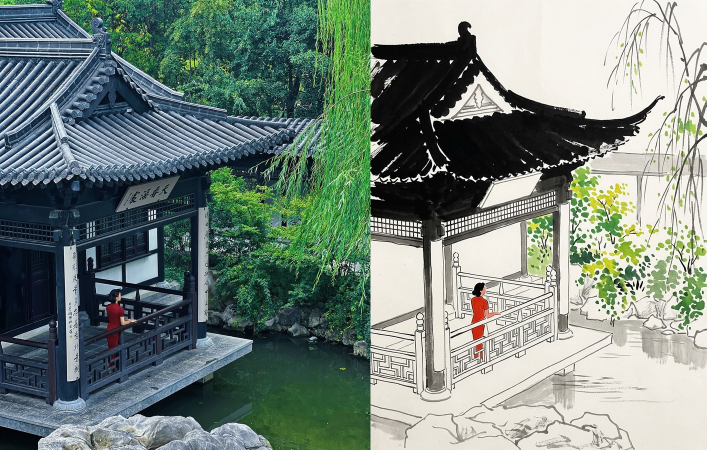
#> input picture assets/examples/01-pavilion-compare.jpg, 1413 x 900 px (shown at 1/2 size)
$ python make_plate.py --panel ../assets/examples/01-pavilion-compare.jpg --output out.png
#> lines starting #> are read from the running program, lines starting #| are printed output that depends on the picture
#!/usr/bin/env python3
"""Build a side-by-side comparison plate on a paper-toned ground.

Default output (used by the wuguanzhong-ink-translate skill):
  python3 make_plate.py -o out.jpg \
      --panel photo.jpg \
      --panel ink.png

The left panel is the original photograph; the right panel is the repainted ink
version. No labels, no title — just the two images with a small white gap
between them on a paper-toned background.

To add optional labels and a title:
  python3 make_plate.py -o out.jpg \
      --panel photo.jpg:实拍原片:photograph \
      --panel ink.png:江南水乡路:"after Wu · Jiangnan" \
      --title 吴冠中笔下的江南

Each --panel is IMAGE[:CN_LABEL[:EN_LABEL]]. Panels are scaled to equal height.
Requires Pillow.
"""
import argparse
import os
import sys

from PIL import Image, ImageDraw, ImageFont

PAPER = (247, 244, 236)
INK = (46, 44, 40)
GREY = (135, 130, 122)
RULE = (216, 211, 201)

FONT_CANDIDATES = [
    "/System/Library/Fonts/Supplemental/Songti.ttc",   # macOS
    "/System/Library/Fonts/STHeiti Medium.ttc",        # macOS fallback
    "/usr/share/fonts/opentype/noto/NotoSerifCJK-Regular.ttc",  # Linux
    "/usr/share/fonts/truetype/arphic/uming.ttc",      # Linux fallback
    r"C:\Windows\Fonts\simsun.ttc",                    # Windows
]


def resolve_font(explicit):
    for path in ([explicit] if explicit else []) + FONT_CANDIDATES:
        if path and os.path.exists(path):
            return path
    sys.exit("No CJK font found. Pass one with --font.")


def parse_panel(spec):
    parts = spec.split(":")
    path = parts[0]
    if not os.path.isfile(path):
        sys.exit(f"Panel image not found: {path}")
    return path, (parts[1] if len(parts) > 1 else ""), (parts[2] if len(parts) > 2 else "")


def main():
    ap = argparse.ArgumentParser()
    ap.add_argument("--panel", action="append", required=True,
                    help="IMAGE[:CN_LABEL[:EN_LABEL]] — repeat per panel")
    ap.add_argument("-o", "--output", required=True)
    ap.add_argument("--title", default="")
    ap.add_argument("--subtitle", default="")
    ap.add_argument("--height", type=int, default=1400, help="panel height in px")
    ap.add_argument("--gap", type=int, default=42,
                    help="white gap between panels (the visible separator)")
    ap.add_argument("--margin", type=int, default=20,
                    help="outer margin around the whole plate")
    ap.add_argument("--font", default=None)
    args = ap.parse_args()

    font_path = resolve_font(args.font)

    def font(size):
        return ImageFont.truetype(font_path, size)

    panels = [parse_panel(p) for p in args.panel]
    has_labels = any(cn or en for _, cn, en in panels)
    has_title = bool(args.title or args.subtitle)

    H = args.height
    images = []
    for path, _, _ in panels:
        im = Image.open(path).convert("RGB")
#> im is the input picture: PIL image 1413x900 RGB; mean R, G, B 118.7, 133.5, 125.3
        images.append(im.resize((max(1, int(im.width * H / im.height)), H), Image.LANCZOS))

    cap = 104 if has_labels else 0
    bot = 180 if has_title else (args.margin if has_labels else args.margin)

    total_w = args.margin * 2 + sum(i.width for i in images) + args.gap * (len(images) - 1)
#> total_w = 2238
    total_h = args.margin + H + cap + bot

    canvas = Image.new("RGB", (total_w, total_h), PAPER)
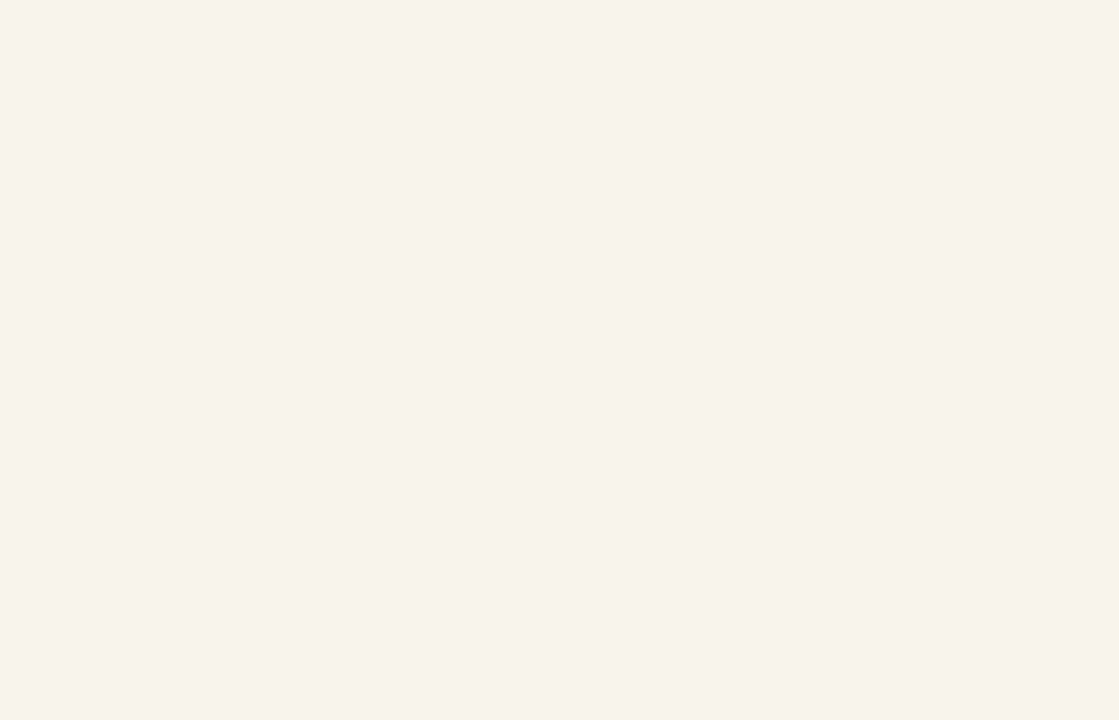
#> canvas: PIL image 2238x1440 RGB (shown at 1/2 size); mean R, G, B 247, 244, 236
    draw = ImageDraw.Draw(canvas)

    f_cn, f_en = font(38), font(23)
    x = args.margin
    for im, (_, cn, en) in zip(images, panels):
        canvas.paste(im, (x, args.margin))
        if cn or en:
            draw.line([(x, args.margin + H + 12), (x + im.width, args.margin + H + 12)],
                      fill=RULE, width=2)
        if cn:
            w = draw.textlength(cn, font=f_cn)
            draw.text((x + (im.width - w) / 2, args.margin + H + 32), cn, font=f_cn, fill=INK)
        if en:
            w = draw.textlength(en, font=f_en)
            draw.text((x + (im.width - w) / 2, args.margin + H + 82), en, font=f_en, fill=GREY)
        x += im.width + args.gap
#> this loop made 1 pass
#> (cn, en, x) on pass 1: ('', '', 2260)
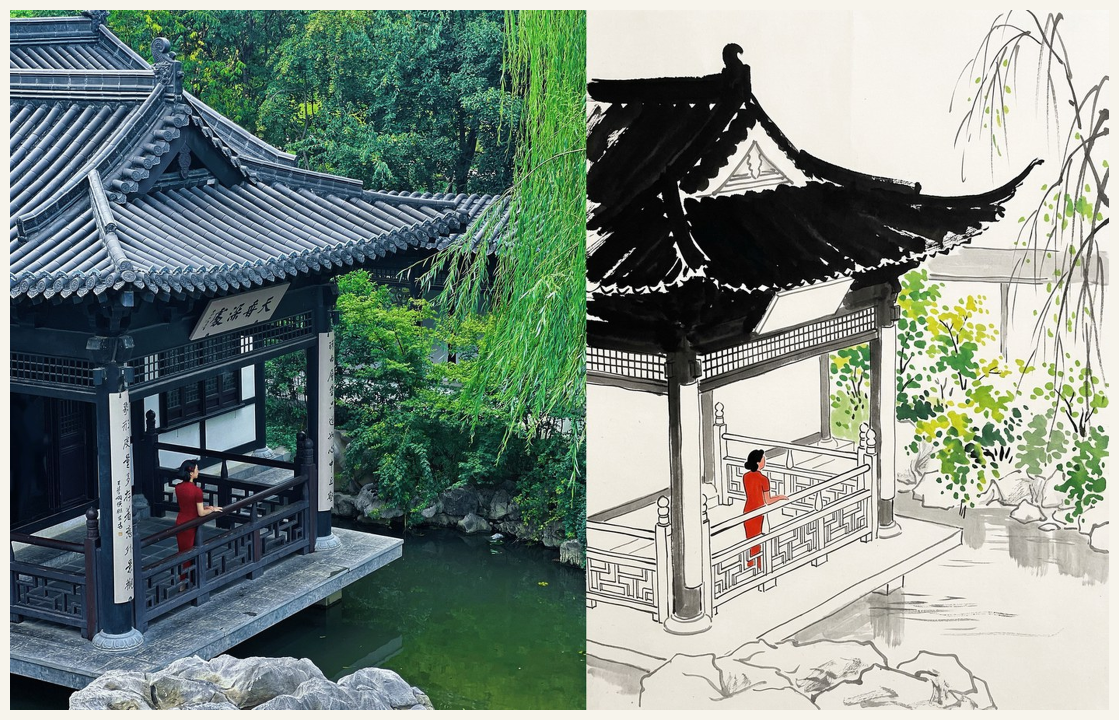
#> canvas: PIL image 2238x1440 RGB (shown at 1/2 size); mean R, G, B 124.5, 138.4, 130.3
#> after the loop, x = 2260

    if has_title:
        ty = args.margin + H + cap + 26
        if args.title:
            f_t = font(50)
            w = draw.textlength(args.title, font=f_t)
            draw.text(((total_w - w) / 2, ty), args.title, font=f_t, fill=INK)
        if args.subtitle:
            f_s = font(25)
            w = draw.textlength(args.subtitle, font=f_s)
            draw.text(((total_w - w) / 2, ty + (72 if args.title else 0)),
                      args.subtitle, font=f_s, fill=GREY)

    canvas.save(args.output, quality=95)
    print(f"saved {args.output} {canvas.size}")
#| saved out.png (2238, 1440)


if __name__ == "__main__":
    main()

$ run again, on assets/examples/01-pavilion-original.jpg
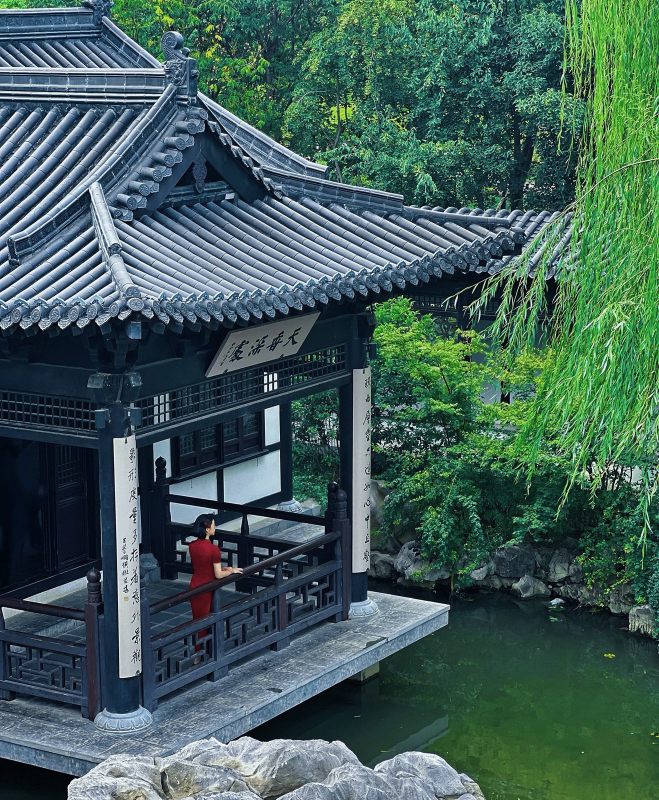
#> input picture assets/examples/01-pavilion-original.jpg, 1318 x 1600 px (shown at 1/2 size)
#> in main, im is the input picture: PIL image 1318x1600 RGB; mean R, G, B 66.1, 95.2, 89.7
#> total_w = 1193
#> the loop in main, `for im, (_, cn, en) in zip(images, panels):` made 1 pass
#> (cn, en, x) on pass 1: ('', '', 1215)
#> after the loop in main, `for im, (_, cn, en) in zip(images, panels):`:
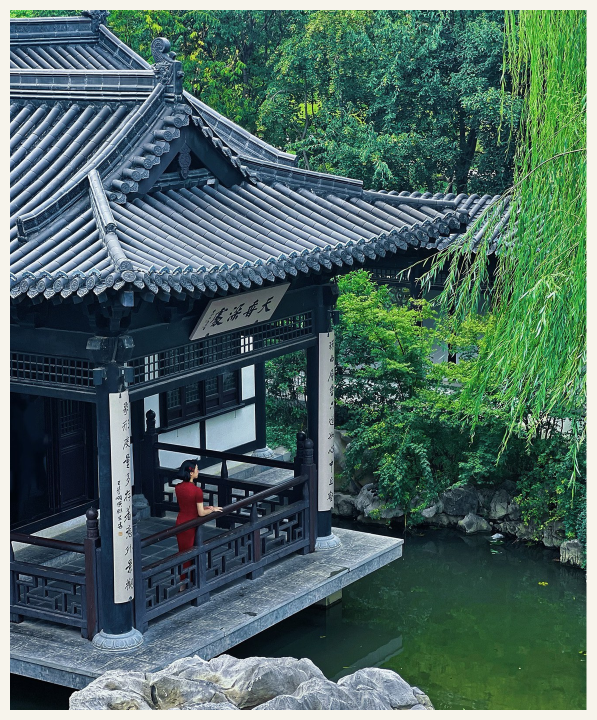
#> canvas: PIL image 1193x1440 RGB (shown at 1/2 size); mean R, G, B 77.1, 104.2, 98.5
#> after the loop in main, `for im, (_, cn, en) in zip(images, panels):`: x = 1215
#| saved out.png (1193, 1440)

$ run again, on assets/examples/02-corridor-compare.jpg
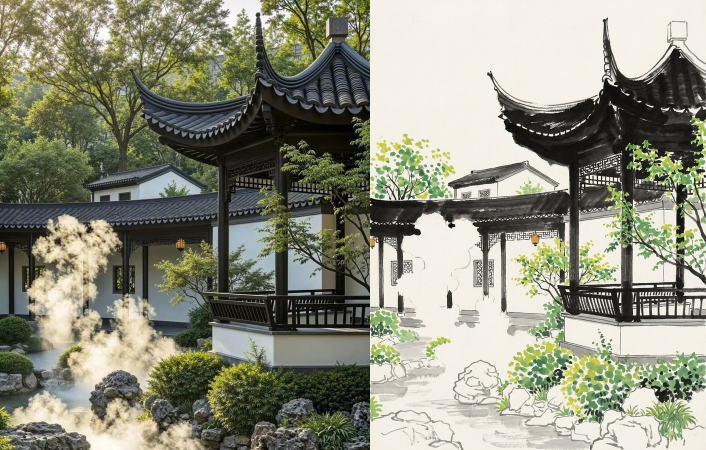
#> input picture assets/examples/02-corridor-compare.jpg, 1412 x 900 px (shown at 1/2 size)
#> in main, im is the input picture: PIL image 1412x900 RGB; mean R, G, B 141.5, 142.5, 125.5
#> total_w = 2236
#> the loop in main, `for im, (_, cn, en) in zip(images, panels):` made 1 pass
#> (cn, en, x) on pass 1: ('', '', 2258)
#> after the loop in main, `for im, (_, cn, en) in zip(images, panels):`:
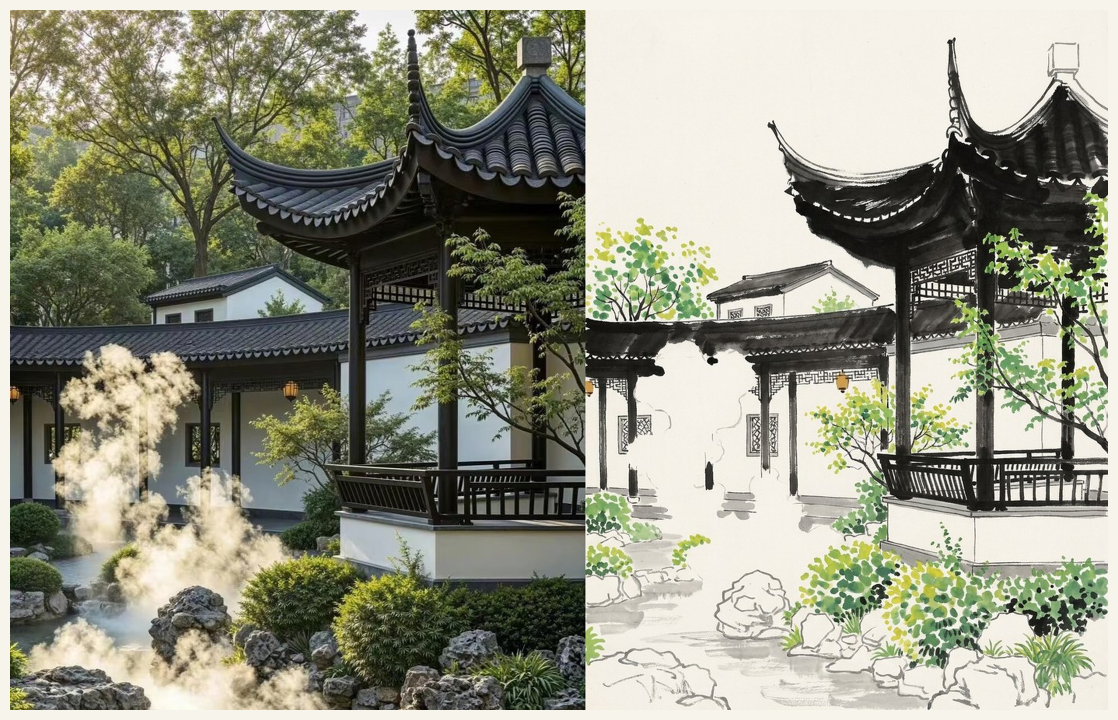
#> canvas: PIL image 2236x1440 RGB (shown at 1/2 size); mean R, G, B 146.2, 147.1, 130.5
#> after the loop in main, `for im, (_, cn, en) in zip(images, panels):`: x = 2258
#| saved out.png (2236, 1440)

$ run again, on assets/examples/02-corridor-ink.jpg
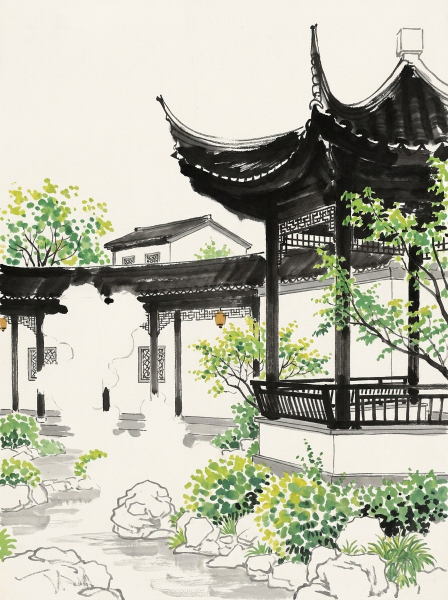
#> input picture assets/examples/02-corridor-ink.jpg, 896 x 1200 px (shown at 1/2 size)
#> in main, im is the input picture: PIL image 896x1200 RGB; mean R, G, B 182.9, 183.4, 168.1
#> total_w = 1085
#> the loop in main, `for im, (_, cn, en) in zip(images, panels):` made 1 pass
#> (cn, en, x) on pass 1: ('', '', 1107)
#> after the loop in main, `for im, (_, cn, en) in zip(images, panels):`:
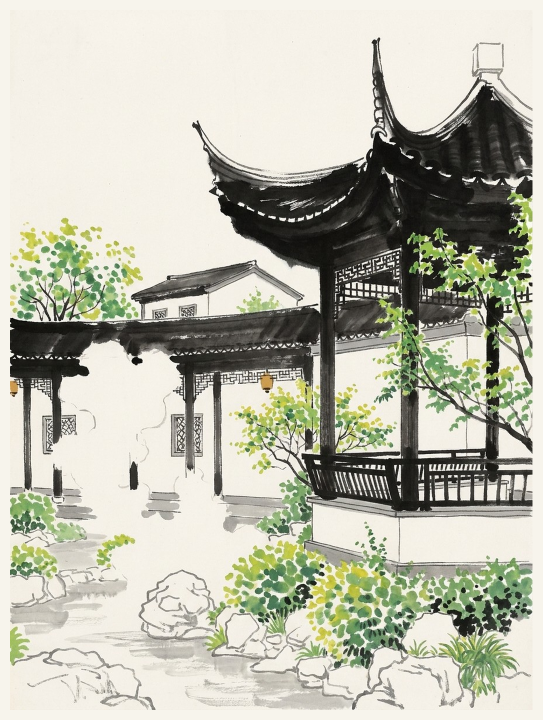
#> canvas: PIL image 1085x1440 RGB (shown at 1/2 size); mean R, G, B 187, 187.2, 172.5
#> after the loop in main, `for im, (_, cn, en) in zip(images, panels):`: x = 1107
#| saved out.png (1085, 1440)
